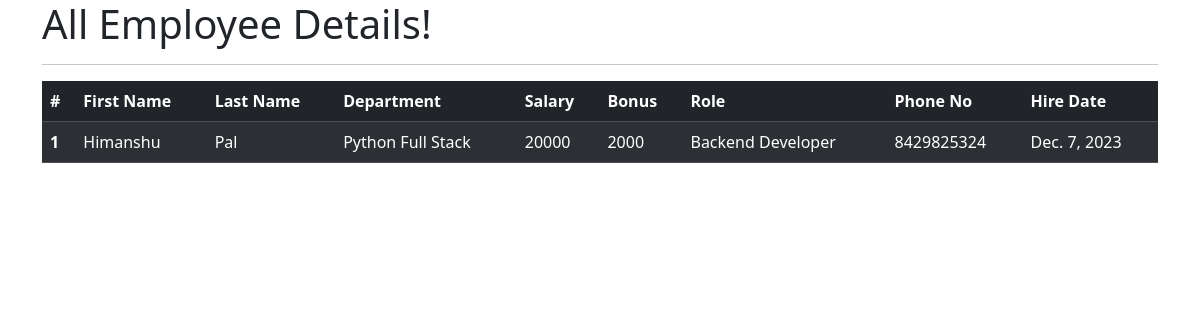
The app's page /All_Emp, older data.
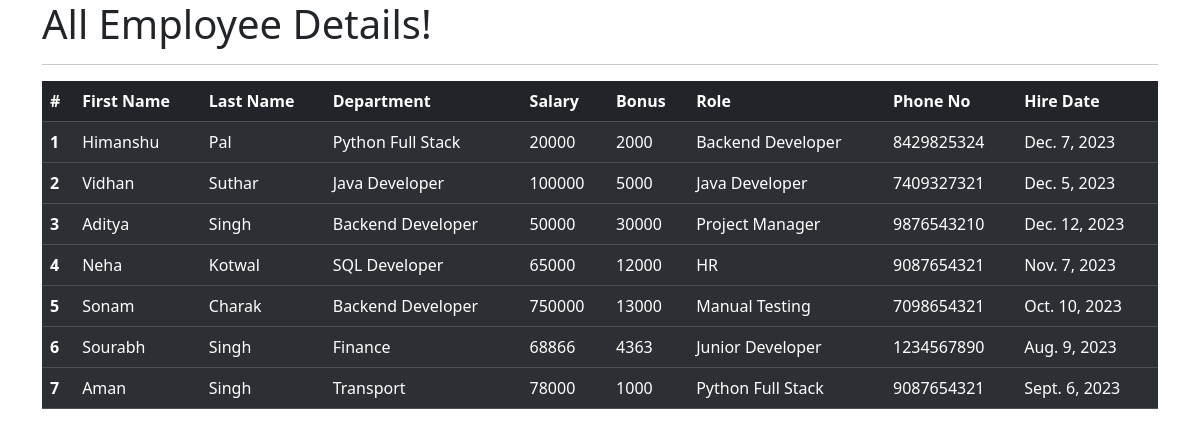
The same page, newer data.
### emp/models.py (models this page shows, shortened)
class Employee(models.Model):
    first_name = models.CharField(max_length=100,null=False)
    last_name = models.CharField(max_length=100)
    dept = models.ForeignKey(Department,on_delete=models.CASCADE)
    salary = models.IntegerField(default=0)
    bonus = models.IntegerField(default=0)
    role = models.ForeignKey(Role,on_delete=models.CASCADE)
    phone = models.IntegerField(default=0)
    hire_date = models.DateField()

class Department(models.Model):
    Name = models.CharField(max_length=100,null=False)
    Location = models.CharField(max_length=100)
    def __str__(self):
        return self.Name

class Role(models.Model):
    Name = models.CharField(max_length=100,null=False)
    def __str__(self):
        return self.Name

### emp/views.py (the view)
# urls.py: path('All_Emp',All_Emp,name='All_Emp'),
def All_Emp(request):
    emps=Employee.objects.all()
    context = {
        'emps':emps
    }
    return render(request,'emp/view_all_emp.html',context)

### emp/templates/emp/view_all_emp.html (shortened to what this page needs)
<!DOCTYPE html>
<html>
    <head>
        <link href="https://cdn.jsdelivr.net/npm/bootstrap@5.3.2/dist/css/bootstrap.min.css" rel="stylesheet">
    </head>
    <body>
        <div class="container">
            <h1>All Employee Details!</h1>
            <hr>
            <table class="table table-dark table-striped">
                <thead>
                  <tr>
                    <th scope="col">#</th>
                    <th scope="col">First Name</th>
                    <th scope="col">Last Name</th>
                    <th scope="col">Department</th>
                    <th scope="col">Salary</th>
                    <th scope="col">Bonus</th>
                    <th scope="col">Role</th>
                    <th scope="col">Phone No</th>
                    <th scope="col">Hire Date</th>
                  </tr>
                </thead>
                    {% for emp in emps %}
                <tbody>
                  <tr>
                    <th scope="row">{{emp.id}}</th>
                    <td>{{emp.first_name}}</td>
                    <td>{{emp.last_name}}</td>
                    <td>{{emp.dept}}</td>
                    <td>{{emp.salary}}</td>
                    <td>{{emp.bonus}}</td>
                    <td>{{emp.role}}</td>
                    <td>{{emp.phone}}</td>
                    <td>{{emp.hire_date}}</td>
                  </tr>
                </tbody>
                {% endfor %}
              </table>
        </div>
      </body>
</html>

Row changes from the older to the newer data that the page shows:
added Employee: id "2", first_name "Vidhan", last_name "Suthar", dept "Java Developer", salary "100000", bonus "5000", role "Java Developer", phone "7409327321", hire_date "Dec. 5, 2023"
added Employee: id "3", first_name "Aditya", last_name "Singh", dept "Backend Developer", salary "50000", bonus "30000", role "Project Manager", phone "9876543210", hire_date "Dec. 12, 2023"
added Employee: id "4", first_name "Neha", last_name "Kotwal", dept "SQL Developer", salary "65000", bonus "12000", role "HR", phone "9087654321", hire_date "Nov. 7, 2023"
added Employee: id "5", first_name "Sonam", last_name "Charak", dept "Backend Developer", salary "750000", bonus "13000", role "Manual Testing", phone "7098654321", hire_date "Oct. 10, 2023"
added Employee: id "6", first_name "Sourabh", last_name "Singh", dept "Finance", salary "68866", bonus "4363", role "Junior Developer", phone "1234567890", hire_date "Aug. 9, 2023"
added Employee: id "7", first_name "Aman", last_name "Singh", dept "Transport", salary "78000", bonus "1000", role "Python Full Stack", phone "9087654321", hire_date "Sept. 6, 2023"
